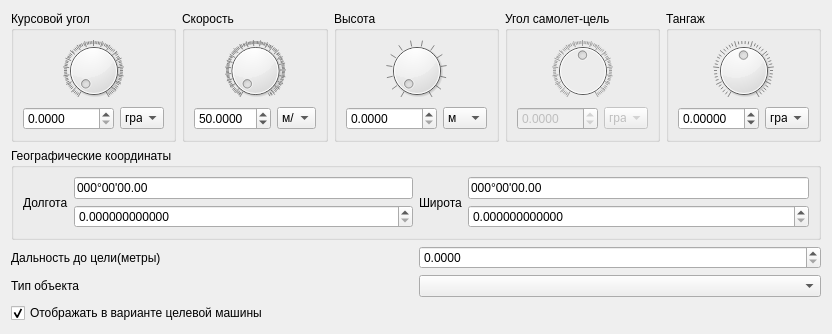
<?xml version="1.0" encoding="UTF-8"?>
<ui version="4.0">
 <class>FormSettingForAirTarget</class>
 <widget class="QWidget" name="FormSettingForAirTarget">
  <property name="geometry">
   <rect>
    <x>0</x>
    <y>0</y>
    <width>776</width>
    <height>334</height>
   </rect>
  </property>
  <property name="windowTitle">
   <string>Form</string>
  </property>
  <layout class="QGridLayout" name="gridLayout_7">
   <item row="0" column="0">
    <layout class="QHBoxLayout" name="horizontalLayout_9">
     <item>
      <widget class="QGroupBox" name="groupBox_5">
       <property name="title">
        <string>Курсовой угол</string>
       </property>
       <layout class="QGridLayout" name="gridLayout_5">
        <item row="0" column="0">
         <layout class="QVBoxLayout" name="verticalLayout_4">
          <item>
           <widget class="QDial" name="dialPsi">
            <property name="maximum">
             <number>360</number>
            </property>
            <property name="wrapping">
             <bool>false</bool>
            </property>
            <property name="notchesVisible">
             <bool>true</bool>
            </property>
           </widget>
          </item>
          <item>
           <layout class="QHBoxLayout" name="horizontalLayout_6">
            <item>
             <widget class="QDoubleSpinBox" name="doubleSpinBoxPsi">
              <property name="decimals">
               <number>4</number>
              </property>
              <property name="maximum">
               <double>99999.990000000005239</double>
              </property>
             </widget>
            </item>
            <item>
             <widget class="QComboBox" name="comboBox_3">
              <property name="sizePolicy">
               <sizepolicy hsizetype="Maximum" vsizetype="Fixed">
                <horstretch>0</horstretch>
                <verstretch>0</verstretch>
               </sizepolicy>
              </property>
              <property name="maximumSize">
               <size>
                <width>44</width>
                <height>16777215</height>
               </size>
              </property>
              <item>
               <property name="text">
                <string>град</string>
               </property>
              </item>
              <item>
               <property name="text">
                <string>рад</string>
               </property>
              </item>
             </widget>
            </item>
           </layout>
          </item>
         </layout>
        </item>
       </layout>
      </widget>
     </item>
     <item>
      <widget class="QGroupBox" name="groupBox_3">
       <property name="title">
        <string>Скорость</string>
       </property>
       <layout class="QGridLayout" name="gridLayout_3">
        <item row="0" column="0">
         <layout class="QVBoxLayout" name="verticalLayout_3">
          <item>
           <widget class="QDial" name="dialV">
            <property name="minimum">
             <number>50</number>
            </property>
            <property name="maximum">
             <number>500</number>
            </property>
            <property name="wrapping">
             <bool>false</bool>
            </property>
            <property name="notchesVisible">
             <bool>true</bool>
            </property>
           </widget>
          </item>
          <item>
           <layout class="QHBoxLayout" name="horizontalLayout">
            <item>
             <widget class="QDoubleSpinBox" name="doubleSpinBoxV">
              <property name="decimals">
               <number>4</number>
              </property>
              <property name="maximum">
               <double>500.000000000000000</double>
              </property>
              <property name="value">
               <double>50.000000000000000</double>
              </property>
             </widget>
            </item>
            <item>
             <widget class="QComboBox" name="comboBoxSpeed">
              <property name="sizePolicy">
               <sizepolicy hsizetype="Maximum" vsizetype="Fixed">
                <horstretch>0</horstretch>
                <verstretch>0</verstretch>
               </sizepolicy>
              </property>
              <property name="maximumSize">
               <size>
                <width>39</width>
                <height>16777215</height>
               </size>
              </property>
              <item>
               <property name="text">
                <string>м/с</string>
               </property>
              </item>
              <item>
               <property name="text">
                <string>км/ч</string>
               </property>
              </item>
              <item>
               <property name="text">
                <string>миль/ч</string>
               </property>
              </item>
             </widget>
            </item>
           </layout>
          </item>
         </layout>
        </item>
       </layout>
      </widget>
     </item>
     <item>
      <widget class="QGroupBox" name="groupBox_2">
       <property name="title">
        <string>Высота</string>
       </property>
       <layout class="QGridLayout" name="gridLayout_2">
        <item row="0" column="0">
         <layout class="QVBoxLayout" name="verticalLayout_6">
          <item>
           <widget class="QDial" name="dialH">
            <property name="maximum">
             <number>20000</number>
            </property>
            <property name="singleStep">
             <number>20</number>
            </property>
            <property name="pageStep">
             <number>1</number>
            </property>
            <property name="value">
             <number>0</number>
            </property>
            <property name="sliderPosition">
             <number>0</number>
            </property>
            <property name="tracking">
             <bool>true</bool>
            </property>
            <property name="wrapping">
             <bool>false</bool>
            </property>
            <property name="notchesVisible">
             <bool>true</bool>
            </property>
           </widget>
          </item>
          <item>
           <layout class="QHBoxLayout" name="horizontalLayout_8">
            <item>
             <widget class="QDoubleSpinBox" name="doubleSpinBoxH">
              <property name="decimals">
               <number>4</number>
              </property>
              <property name="maximum">
               <double>20000.000000000000000</double>
              </property>
             </widget>
            </item>
            <item>
             <widget class="QComboBox" name="comboBoxAlt">
              <property name="sizePolicy">
               <sizepolicy hsizetype="Maximum" vsizetype="Fixed">
                <horstretch>0</horstretch>
                <verstretch>0</verstretch>
               </sizepolicy>
              </property>
              <property name="maximumSize">
               <size>
                <width>44</width>
                <height>16777215</height>
               </size>
              </property>
              <item>
               <property name="text">
                <string>м</string>
               </property>
              </item>
              <item>
               <property name="text">
                <string>км</string>
               </property>
              </item>
              <item>
               <property name="text">
                <string>фут</string>
               </property>
              </item>
             </widget>
            </item>
           </layout>
          </item>
         </layout>
        </item>
       </layout>
      </widget>
     </item>
     <item>
      <widget class="QGroupBox" name="groupBox_4">
       <property name="title">
        <string>Угол самолет-цель</string>
       </property>
       <layout class="QGridLayout" name="gridLayout_4">
        <item row="0" column="0">
         <layout class="QVBoxLayout" name="verticalLayout_5">
          <item>
           <widget class="QDial" name="dialFi">
            <property name="enabled">
             <bool>false</bool>
            </property>
            <property name="minimum">
             <number>-180</number>
            </property>
            <property name="maximum">
             <number>180</number>
            </property>
            <property name="wrapping">
             <bool>false</bool>
            </property>
            <property name="notchesVisible">
             <bool>true</bool>
            </property>
           </widget>
          </item>
          <item>
           <layout class="QHBoxLayout" name="horizontalLayout_7">
            <item>
             <widget class="QDoubleSpinBox" name="doubleSpinBoxFi">
              <property name="enabled">
               <bool>false</bool>
              </property>
              <property name="decimals">
               <number>4</number>
              </property>
              <property name="minimum">
               <double>-180.000000000000000</double>
              </property>
              <property name="maximum">
               <double>180.000000000000000</double>
              </property>
             </widget>
            </item>
            <item>
             <widget class="QComboBox" name="comboBox_4">
              <property name="enabled">
               <bool>false</bool>
              </property>
              <property name="sizePolicy">
               <sizepolicy hsizetype="Maximum" vsizetype="Fixed">
                <horstretch>0</horstretch>
                <verstretch>0</verstretch>
               </sizepolicy>
              </property>
              <property name="maximumSize">
               <size>
                <width>44</width>
                <height>16777215</height>
               </size>
              </property>
              <item>
               <property name="text">
                <string>град</string>
               </property>
              </item>
              <item>
               <property name="text">
                <string>рад</string>
               </property>
              </item>
             </widget>
            </item>
           </layout>
          </item>
         </layout>
        </item>
       </layout>
      </widget>
     </item>
     <item>
      <widget class="QGroupBox" name="groupBox">
       <property name="title">
        <string>Тангаж</string>
       </property>
       <layout class="QGridLayout" name="gridLayout">
        <item row="0" column="0">
         <layout class="QVBoxLayout" name="verticalLayout_7">
          <item>
           <widget class="QDial" name="dialTeta">
            <property name="minimum">
             <number>-90</number>
            </property>
            <property name="maximum">
             <number>90</number>
            </property>
            <property name="wrapping">
             <bool>false</bool>
            </property>
            <property name="notchesVisible">
             <bool>true</bool>
            </property>
           </widget>
          </item>
          <item>
           <layout class="QHBoxLayout" name="horizontalLayout_10">
            <item>
             <widget class="QDoubleSpinBox" name="doubleSpinBoxTeta">
              <property name="decimals">
               <number>5</number>
              </property>
              <property name="minimum">
               <double>-90.000000000000000</double>
              </property>
              <property name="maximum">
               <double>90.000000000000000</double>
              </property>
             </widget>
            </item>
            <item>
             <widget class="QComboBox" name="comboBoxTeta">
              <property name="sizePolicy">
               <sizepolicy hsizetype="Maximum" vsizetype="Fixed">
                <horstretch>0</horstretch>
                <verstretch>0</verstretch>
               </sizepolicy>
              </property>
              <property name="maximumSize">
               <size>
                <width>44</width>
                <height>16777215</height>
               </size>
              </property>
              <item>
               <property name="text">
                <string>град</string>
               </property>
              </item>
              <item>
               <property name="text">
                <string>рад</string>
               </property>
              </item>
             </widget>
            </item>
           </layout>
          </item>
         </layout>
        </item>
       </layout>
      </widget>
     </item>
    </layout>
   </item>
   <item row="1" column="0">
    <widget class="QGroupBox" name="groupBox_6">
     <property name="title">
      <string>Географические координаты</string>
     </property>
     <layout class="QGridLayout" name="gridLayout_6">
      <item row="0" column="0">
       <layout class="QHBoxLayout" name="horizontalLayout_5">
        <item>
         <layout class="QHBoxLayout" name="horizontalLayout_3">
          <item>
           <widget class="QLabel" name="labelLon">
            <property name="text">
             <string>Долгота</string>
            </property>
           </widget>
          </item>
          <item>
           <layout class="QVBoxLayout" name="verticalLayout">
            <item>
             <widget class="QLineEdit" name="lineEditLon">
              <property name="text">
               <string>000°00'00.00</string>
              </property>
             </widget>
            </item>
            <item>
             <widget class="QDoubleSpinBox" name="doubleSpinBoxLon">
              <property name="decimals">
               <number>12</number>
              </property>
              <property name="maximum">
               <double>999.990000000000009</double>
              </property>
              <property name="singleStep">
               <double>0.001000000000000</double>
              </property>
             </widget>
            </item>
           </layout>
          </item>
         </layout>
        </item>
        <item>
         <layout class="QHBoxLayout" name="horizontalLayout_4">
          <item>
           <widget class="QLabel" name="label_7">
            <property name="text">
             <string>Широта</string>
            </property>
           </widget>
          </item>
          <item>
           <layout class="QVBoxLayout" name="verticalLayout_2">
            <item>
             <widget class="QLineEdit" name="lineEditLat">
              <property name="text">
               <string>000°00'00.00</string>
              </property>
             </widget>
            </item>
            <item>
             <widget class="QDoubleSpinBox" name="doubleSpinBoxLat">
              <property name="decimals">
               <number>12</number>
              </property>
              <property name="maximum">
               <double>999.990000000000009</double>
              </property>
              <property name="singleStep">
               <double>0.001000000000000</double>
              </property>
             </widget>
            </item>
           </layout>
          </item>
         </layout>
        </item>
       </layout>
      </item>
     </layout>
    </widget>
   </item>
   <item row="2" column="0">
    <layout class="QHBoxLayout" name="_5">
     <item>
      <widget class="QLabel" name="label_5">
       <property name="text">
        <string>Дальность до цели(метры)</string>
       </property>
      </widget>
     </item>
     <item>
      <widget class="QDoubleSpinBox" name="doubleSpinBoxD">
       <property name="decimals">
        <number>4</number>
       </property>
       <property name="maximum">
        <double>1000000000.000000000000000</double>
       </property>
      </widget>
     </item>
    </layout>
   </item>
   <item row="3" column="0">
    <layout class="QHBoxLayout" name="horizontalLayout_2">
     <item>
      <widget class="QLabel" name="label_6">
       <property name="text">
        <string>Тип объекта</string>
       </property>
      </widget>
     </item>
     <item>
      <widget class="QComboBox" name="comboBoxType"/>
     </item>
    </layout>
   </item>
   <item row="4" column="0">
    <widget class="QCheckBox" name="checkBoxEnable">
     <property name="text">
      <string>Отображать в варианте целевой машины</string>
     </property>
     <property name="checked">
      <bool>true</bool>
     </property>
    </widget>
   </item>
  </layout>
 </widget>
 <resources/>
 <connections/>
</ui>
